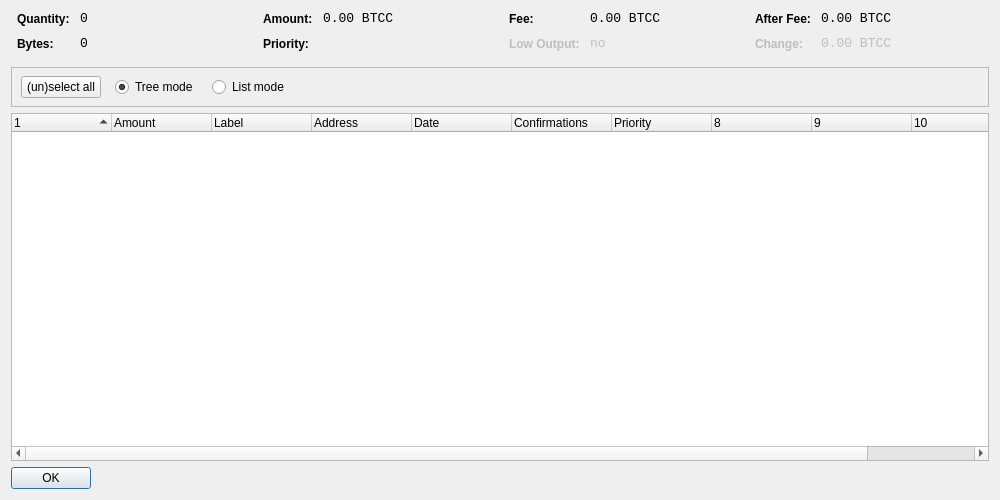
<?xml version="1.0" encoding="UTF-8"?>
<ui version="4.0">
 <class>CoinControlDialog</class>
 <widget class="QDialog" name="CoinControlDialog">
  <property name="geometry">
   <rect>
    <x>0</x>
    <y>0</y>
    <width>1000</width>
    <height>500</height>
   </rect>
  </property>
  <property name="windowTitle">
   <string>Coin Control</string>
  </property>
  <layout class="QVBoxLayout" name="verticalLayout">
   <item>
    <layout class="QHBoxLayout" name="horizontalLayoutTop" stretch="0,0,0,0">
     <property name="topMargin">
      <number>0</number>
     </property>
     <property name="bottomMargin">
      <number>10</number>
     </property>
     <item>
      <layout class="QFormLayout" name="formLayoutCoinControl1">
       <property name="horizontalSpacing">
        <number>10</number>
       </property>
       <property name="verticalSpacing">
        <number>10</number>
       </property>
       <property name="leftMargin">
        <number>6</number>
       </property>
       <property name="rightMargin">
        <number>6</number>
       </property>
       <item row="0" column="0">
        <widget class="QLabel" name="labelCoinControlQuantityText">
         <property name="styleSheet">
          <string notr="true">font-weight:bold;</string>
         </property>
         <property name="text">
          <string>Quantity:</string>
         </property>
        </widget>
       </item>
       <item row="0" column="1">
        <widget class="QLabel" name="labelCoinControlQuantity">
         <property name="font">
          <font>
           <family>Monospace</family>
           <pointsize>10</pointsize>
          </font>
         </property>
         <property name="cursor">
          <cursorShape>IBeamCursor</cursorShape>
         </property>
         <property name="contextMenuPolicy">
          <enum>Qt::ActionsContextMenu</enum>
         </property>
         <property name="text">
          <string notr="true">0</string>
         </property>
         <property name="textInteractionFlags">
          <set>Qt::LinksAccessibleByMouse|Qt::TextSelectableByKeyboard|Qt::TextSelectableByMouse</set>
         </property>
        </widget>
       </item>
       <item row="1" column="0">
        <widget class="QLabel" name="labelCoinControlBytesText">
         <property name="styleSheet">
          <string notr="true">font-weight:bold;</string>
         </property>
         <property name="text">
          <string>Bytes:</string>
         </property>
        </widget>
       </item>
       <item row="1" column="1">
        <widget class="QLabel" name="labelCoinControlBytes">
         <property name="font">
          <font>
           <family>Monospace</family>
           <pointsize>10</pointsize>
          </font>
         </property>
         <property name="cursor">
          <cursorShape>IBeamCursor</cursorShape>
         </property>
         <property name="contextMenuPolicy">
          <enum>Qt::ActionsContextMenu</enum>
         </property>
         <property name="text">
          <string notr="true">0</string>
         </property>
         <property name="textInteractionFlags">
          <set>Qt::LinksAccessibleByMouse|Qt::TextSelectableByKeyboard|Qt::TextSelectableByMouse</set>
         </property>
        </widget>
       </item>
      </layout>
     </item>
     <item>
      <layout class="QFormLayout" name="formLayoutCoinControl2">
       <property name="horizontalSpacing">
        <number>10</number>
       </property>
       <property name="verticalSpacing">
        <number>10</number>
       </property>
       <property name="leftMargin">
        <number>6</number>
       </property>
       <property name="rightMargin">
        <number>6</number>
       </property>
       <item row="0" column="0">
        <widget class="QLabel" name="labelCoinControlAmountText">
         <property name="styleSheet">
          <string notr="true">font-weight:bold;</string>
         </property>
         <property name="text">
          <string>Amount:</string>
         </property>
        </widget>
       </item>
       <item row="0" column="1">
        <widget class="QLabel" name="labelCoinControlAmount">
         <property name="font">
          <font>
           <family>Monospace</family>
           <pointsize>10</pointsize>
          </font>
         </property>
         <property name="cursor">
          <cursorShape>IBeamCursor</cursorShape>
         </property>
         <property name="contextMenuPolicy">
          <enum>Qt::ActionsContextMenu</enum>
         </property>
         <property name="text">
          <string notr="true">0.00 BTCC</string>
         </property>
         <property name="textInteractionFlags">
          <set>Qt::LinksAccessibleByMouse|Qt::TextSelectableByKeyboard|Qt::TextSelectableByMouse</set>
         </property>
        </widget>
       </item>
       <item row="1" column="0">
        <widget class="QLabel" name="labelCoinControlPriorityText">
         <property name="styleSheet">
          <string notr="true">font-weight:bold;</string>
         </property>
         <property name="text">
          <string>Priority:</string>
         </property>
        </widget>
       </item>
       <item row="1" column="1">
        <widget class="QLabel" name="labelCoinControlPriority">
         <property name="font">
          <font>
           <family>Monospace</family>
           <pointsize>10</pointsize>
          </font>
         </property>
         <property name="cursor">
          <cursorShape>IBeamCursor</cursorShape>
         </property>
         <property name="contextMenuPolicy">
          <enum>Qt::ActionsContextMenu</enum>
         </property>
         <property name="text">
          <string/>
         </property>
         <property name="textInteractionFlags">
          <set>Qt::LinksAccessibleByMouse|Qt::TextSelectableByKeyboard|Qt::TextSelectableByMouse</set>
         </property>
        </widget>
       </item>
      </layout>
     </item>
     <item>
      <layout class="QFormLayout" name="formLayoutCoinControl3">
       <property name="horizontalSpacing">
        <number>10</number>
       </property>
       <property name="verticalSpacing">
        <number>10</number>
       </property>
       <property name="leftMargin">
        <number>6</number>
       </property>
       <property name="rightMargin">
        <number>6</number>
       </property>
       <item row="0" column="0">
        <widget class="QLabel" name="labelCoinControlFeeText">
         <property name="styleSheet">
          <string notr="true">font-weight:bold;</string>
         </property>
         <property name="text">
          <string>Fee:</string>
         </property>
        </widget>
       </item>
       <item row="0" column="1">
        <widget class="QLabel" name="labelCoinControlFee">
         <property name="font">
          <font>
           <family>Monospace</family>
           <pointsize>10</pointsize>
          </font>
         </property>
         <property name="cursor">
          <cursorShape>IBeamCursor</cursorShape>
         </property>
         <property name="contextMenuPolicy">
          <enum>Qt::ActionsContextMenu</enum>
         </property>
         <property name="text">
          <string notr="true">0.00 BTCC</string>
         </property>
         <property name="textInteractionFlags">
          <set>Qt::LinksAccessibleByMouse|Qt::TextSelectableByKeyboard|Qt::TextSelectableByMouse</set>
         </property>
        </widget>
       </item>
       <item row="1" column="0">
        <widget class="QLabel" name="labelCoinControlLowOutputText">
         <property name="enabled">
          <bool>false</bool>
         </property>
         <property name="styleSheet">
          <string notr="true">font-weight:bold;</string>
         </property>
         <property name="text">
          <string>Low Output:</string>
         </property>
        </widget>
       </item>
       <item row="1" column="1">
        <widget class="QLabel" name="labelCoinControlLowOutput">
         <property name="enabled">
          <bool>false</bool>
         </property>
         <property name="font">
          <font>
           <family>Monospace</family>
           <pointsize>10</pointsize>
          </font>
         </property>
         <property name="cursor">
          <cursorShape>IBeamCursor</cursorShape>
         </property>
         <property name="contextMenuPolicy">
          <enum>Qt::ActionsContextMenu</enum>
         </property>
         <property name="text">
          <string notr="true">no</string>
         </property>
         <property name="textInteractionFlags">
          <set>Qt::LinksAccessibleByMouse|Qt::TextSelectableByKeyboard|Qt::TextSelectableByMouse</set>
         </property>
        </widget>
       </item>
      </layout>
     </item>
     <item>
      <layout class="QFormLayout" name="formLayoutCoinControl4">
       <property name="horizontalSpacing">
        <number>10</number>
       </property>
       <property name="verticalSpacing">
        <number>10</number>
       </property>
       <property name="leftMargin">
        <number>6</number>
       </property>
       <property name="rightMargin">
        <number>6</number>
       </property>
       <item row="0" column="0">
        <widget class="QLabel" name="labelCoinControlAfterFeeText">
         <property name="styleSheet">
          <string notr="true">font-weight:bold;</string>
         </property>
         <property name="text">
          <string>After Fee:</string>
         </property>
        </widget>
       </item>
       <item row="0" column="1">
        <widget class="QLabel" name="labelCoinControlAfterFee">
         <property name="font">
          <font>
           <family>Monospace</family>
           <pointsize>10</pointsize>
          </font>
         </property>
         <property name="cursor">
          <cursorShape>IBeamCursor</cursorShape>
         </property>
         <property name="contextMenuPolicy">
          <enum>Qt::ActionsContextMenu</enum>
         </property>
         <property name="text">
          <string notr="true">0.00 BTCC</string>
         </property>
         <property name="textInteractionFlags">
          <set>Qt::LinksAccessibleByMouse|Qt::TextSelectableByKeyboard|Qt::TextSelectableByMouse</set>
         </property>
        </widget>
       </item>
       <item row="1" column="0">
        <widget class="QLabel" name="labelCoinControlChangeText">
         <property name="enabled">
          <bool>false</bool>
         </property>
         <property name="styleSheet">
          <string notr="true">font-weight:bold;</string>
         </property>
         <property name="text">
          <string>Change:</string>
         </property>
        </widget>
       </item>
       <item row="1" column="1">
        <widget class="QLabel" name="labelCoinControlChange">
         <property name="enabled">
          <bool>false</bool>
         </property>
         <property name="font">
          <font>
           <family>Monospace</family>
           <pointsize>10</pointsize>
          </font>
         </property>
         <property name="cursor">
          <cursorShape>IBeamCursor</cursorShape>
         </property>
         <property name="contextMenuPolicy">
          <enum>Qt::ActionsContextMenu</enum>
         </property>
         <property name="text">
          <string notr="true">0.00 BTCC</string>
         </property>
         <property name="textInteractionFlags">
          <set>Qt::LinksAccessibleByMouse|Qt::TextSelectableByKeyboard|Qt::TextSelectableByMouse</set>
         </property>
        </widget>
       </item>
      </layout>
     </item>
    </layout>
   </item>
   <item>
    <widget class="QFrame" name="frame">
     <property name="minimumSize">
      <size>
       <width>0</width>
       <height>40</height>
      </size>
     </property>
     <property name="frameShape">
      <enum>QFrame::StyledPanel</enum>
     </property>
     <property name="frameShadow">
      <enum>QFrame::Sunken</enum>
     </property>
     <widget class="QWidget" name="horizontalLayoutWidget">
      <property name="geometry">
       <rect>
        <x>10</x>
        <y>0</y>
        <width>781</width>
        <height>41</height>
       </rect>
      </property>
      <layout class="QHBoxLayout" name="horizontalLayoutPanel" stretch="0,0,0,0,0">
       <property name="spacing">
        <number>14</number>
       </property>
       <item>
        <widget class="QPushButton" name="pushButtonSelectAll">
         <property name="sizePolicy">
          <sizepolicy hsizetype="Maximum" vsizetype="Fixed">
           <horstretch>0</horstretch>
           <verstretch>0</verstretch>
          </sizepolicy>
         </property>
         <property name="text">
          <string>(un)select all</string>
         </property>
        </widget>
       </item>
       <item>
        <widget class="QRadioButton" name="radioTreeMode">
         <property name="sizePolicy">
          <sizepolicy hsizetype="Maximum" vsizetype="Fixed">
           <horstretch>0</horstretch>
           <verstretch>0</verstretch>
          </sizepolicy>
         </property>
         <property name="text">
          <string>Tree mode</string>
         </property>
         <property name="checked">
          <bool>true</bool>
         </property>
        </widget>
       </item>
       <item>
        <widget class="QRadioButton" name="radioListMode">
         <property name="sizePolicy">
          <sizepolicy hsizetype="Maximum" vsizetype="Fixed">
           <horstretch>0</horstretch>
           <verstretch>0</verstretch>
          </sizepolicy>
         </property>
         <property name="text">
          <string>List mode</string>
         </property>
        </widget>
       </item>
       <item>
        <spacer name="horizontalSpacer">
         <property name="orientation">
          <enum>Qt::Horizontal</enum>
         </property>
         <property name="sizeHint" stdset="0">
          <size>
           <width>40</width>
           <height>20</height>
          </size>
         </property>
        </spacer>
       </item>
      </layout>
     </widget>
    </widget>
   </item>
   <item>
    <widget class="CoinControlTreeWidget" name="treeWidget">
     <property name="contextMenuPolicy">
      <enum>Qt::CustomContextMenu</enum>
     </property>
     <property name="sortingEnabled">
      <bool>false</bool>
     </property>
     <property name="columnCount">
      <number>11</number>
     </property>
     <attribute name="headerShowSortIndicator" stdset="0">
      <bool>true</bool>
     </attribute>
     <attribute name="headerStretchLastSection">
      <bool>false</bool>
     </attribute>
     <column>
      <property name="text">
       <string/>
      </property>
     </column>
     <column>
      <property name="text">
       <string>Amount</string>
      </property>
     </column>
     <column>
      <property name="text">
       <string>Label</string>
      </property>
     </column>
     <column>
      <property name="text">
       <string>Address</string>
      </property>
     </column>
     <column>
      <property name="text">
       <string>Date</string>
      </property>
     </column>
     <column>
      <property name="text">
       <string>Confirmations</string>
      </property>
      <property name="toolTip">
       <string>Confirmed</string>
      </property>
     </column>
     <column>
      <property name="text">
       <string>Priority</string>
      </property>
     </column>
     <column>
      <property name="text">
       <string/>
      </property>
     </column>
     <column>
      <property name="text">
       <string/>
      </property>
     </column>
     <column>
      <property name="text">
       <string/>
      </property>
     </column>
     <column>
      <property name="text">
       <string/>
      </property>
     </column>
    </widget>
   </item>
   <item>
    <widget class="QDialogButtonBox" name="buttonBox">
     <property name="sizePolicy">
      <sizepolicy hsizetype="Maximum" vsizetype="Fixed">
       <horstretch>0</horstretch>
       <verstretch>0</verstretch>
      </sizepolicy>
     </property>
     <property name="orientation">
      <enum>Qt::Horizontal</enum>
     </property>
     <property name="standardButtons">
      <set>QDialogButtonBox::Ok</set>
     </property>
    </widget>
   </item>
  </layout>
 </widget>
 <customwidgets>
  <customwidget>
   <class>CoinControlTreeWidget</class>
   <extends>QTreeWidget</extends>
   <header>coincontroltreewidget.h</header>
  </customwidget>
 </customwidgets>
 <resources/>
 <connections/>
</ui>
